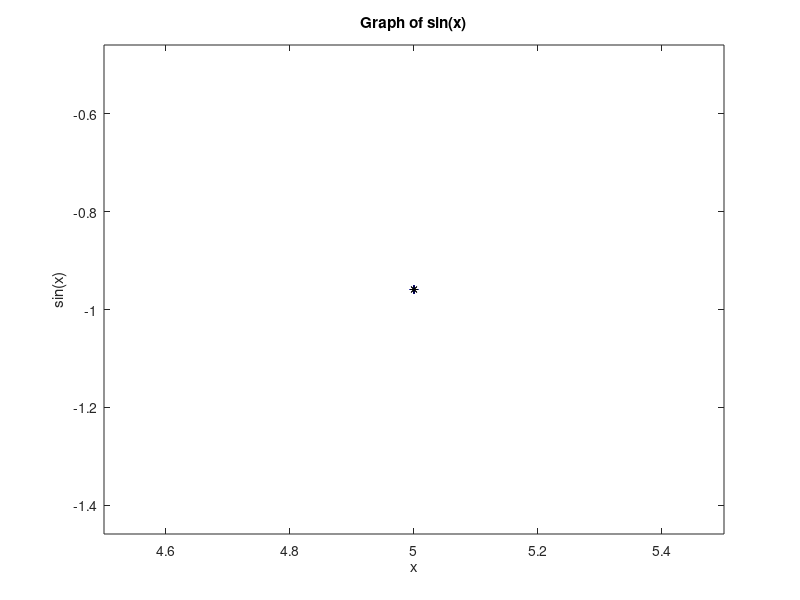

The MATLAB script that drew this image: (Note: this script raises an error after producing the figure.)
%% The first bloсk
%Text of first block
clear;
a=input('Enter the first number: ');
b=input('Enter the second number: ');
N=input('Enter the number of points: ');
x=linspace(a,b,N);
yVec=sin(x);
[maxY,indexOfMax]=max(yVec);
[minY,indexOfMin]=min(yVec);
grid on;
plot(x,yVec,'-b+',x(indexOfMin),yVec(indexOfMin),'k*',x(indexOfMax),yVec(indexOfMax),'k*');
xlabel('x');
ylabel('sin(x)');
title('Graph of sin(x)');
axis( [ min(x)-0.5, max(x)+0.5,min(yVec)-0.5, max(yVec)+0.5 ] );

%% The second block 
clear;
n=input('Enter the natural number: ');
if ~(isnumeric(n)&&(~isinf(n))&&(isscalar(n))&&isreal(n)&&(n==floor(n))&&(n>0))   %% поймать inf
    disp('The number is incorrect!');
else
% 1)
    oddVec=9:18:n;
    disp('Vector 1): ')
    if isempty(oddVec)
        disp('Empty');
    else
        disp(oddVec);
    end
% 2)
    aMat=repmat((1:n).',1,n);
    disp('Matrix 2): ');
    disp(aMat);
% 3)
    bMat=reshape([1:n*(n+1)],n+1,n).';
    disp('Matrix B 3): ');
    disp(bMat);
    cVec=reshape(bMat,[],1).';
    disp('Vector c 3): ');
    disp(cVec);
    nColB=size(bMat,2)-1;
    dMat=bMat(:,nColB:(nColB+1));
    disp('Matrix D 3): ');
    disp(dMat);

end


%% The third block
clear;
aMat=randi(100,7);
disp('The original matrix: ')
disp(aMat);
disp('The greatest diagonal''s element: ')
disp(max(diag(aMat)));
ratioMat=prod(aMat,2)./sum(aMat,2);
disp('Max ratio: ');
disp(max(ratioMat));
disp('Min ratio: ');
disp(min(ratioMat));
disp('Sorted matrix: ');
disp(sortrows(aMat));

%% The fourth block
clear;
n=input('Enter the number: ');
x=randi(10,1,n);
yVec=randi(10,1,n);
disp('Vector X:');
disp(x);
disp('Vector Y:'); 
disp(yVec);
disp('Final matrix: ');
disp( repmat(x.',1,n).*repmat(yVec,n,1) );

%% The fifth block
clear;
n=input('Enter the number: ');
if ~(isnumeric(n)&&isscalar(n)&&isfinite(n)&&isreal(n)&&(n>0)&&isprime(n))
    disp('Not prime! ');
else
    aMat=randi(50,n);
    bVec=(randi(1000,1,n)).';
    disp(aMat);
    disp(bVec);
    if abs(det(aMat))<eps
        disp('Degenerate matrix! ');
    else
        disp('The first way solution: ');
        x= aMat\ bVec;
        disp(x);
        disp('Discrepancy of the first solution: ');
        disp(norm(bVec-aMat*x,inf));
        disp('The second way solution: ');
        x= inv(aMat)*bVec;
        disp(x);
        disp('Discrepancy of the second solution: ');
        disp(norm(bVec-aMat*x,inf));
    end
end

%% The sixth block
clear;
n=input('Enter number of columns in a : ');
m=input('Enter number of columns in b: ');
aVec=randi(50, 1,n);
bVec=randi(40, 1,m);
disp(aVec);
disp(bVec);
%abs(aMax-bMin)
%abs(aMax-bMax)
%abs(aMin-bMin)
%abs(aMin-bMax)

%aMax=max(aVec);
%aMin=min(aVec);
%bMax=max(bVec);
%bMin=min(bVec);

disp( max( max( max( max( max( max( max(max(aVec)-min(bVec),min(bVec)-max(aVec)), max(aVec)-max(bVec)), max(bVec)-max(aVec)), min(aVec)-min(bVec)), min(bVec)-min(aVec)), min(aVec)-max(bVec)), max(bVec)-min(aVec)) ); 



%% The seventh block
clear;
format short;
n=input('Enter dimention : ');
k=input('Enter number of points: ');
rMat=randi(10,n,k);
disp(rMat);
rCopyMat=repmat(rMat,[1 1 k]);
r3dMat=permute(rCopyMat,[1 3 2]);
r3dMat=r3dMat-rCopyMat;
rSqarMat=permute(sum(r3dMat.^2,1),[1 3 2]);
rSqarMat=permute(rSqarMat,[3 2 1]);
rSqarMat=(rSqarMat(:,:,1));
disp(rSqarMat);

%% The eighth block
clear;
n=input('Enter the dimention: ');
nVec=0:(2^n-1);
disp('    Dec        Binary ')
disp(' -------- ----------------')
disp([nVec.', fliplr(de2bi(nVec,n))]);

%% Theninth block
clear;
format long;
n=20;
myTimeVec=zeros(1,n);
defTimeVec=zeros(1,n);

for v=1:n
    aMat=randi(100,v);
    bMat=randi(100,v);
    count=20;
    timeVec=1:count;
    for ind=1:count
        tic;
        aMat*bMat;
        timeVec(ind)=toc;
    end
    defTimeVec(v)=median(timeVec);
    for ind=1:count
        tic;
        my_multipy(aMat,bMat);
        timeVec(ind)=toc;
    end
    myTimeVec(v)=median(timeVec);
    clear aMat;
    clear bMat;
end

plot([1:n],defTimeVec,'-r*',[1:n],myTimeVec,'-gx');
xlabel('The size of the matrix');
ylabel('Time');
legend('Def','My');
title('Time of multipying');

%% The tenth block
clear;
xMat=[nan,1,2;nan,0,6;1,5,nan];
disp('The original matrix: ');
disp(xMat);
isNanMat=~isnan(xMat);
disp(nansum(xMat)./sum(isNanMat));


%% The eleventh block
clear;
format short;
n=input('Enter the number: ');
aVec=repmat(-5+10.*rand,1,n);
sigmaVec=repmat(sqrt(10.*rand),1,n);
nVec=aVec+sigmaVec.*randn(1,n);
is3sigma=( abs(nVec-aVec)./(3.*sigmaVec))<1;
disp(sum(is3sigma.')/n);

%% The twelveth block
clear;
h=.01;
xVec=[h:h:10];
yVec=sin(xVec)./xVec;   
figure(2)
plot(xVec,cumtrapz(xVec,yVec),'-r');
hold on;
plot(xVec,cumRectangles(xVec,yVec),'-g');
plot(xVec(1:2:size(xVec,2)),cumSimpsons(xVec,yVec),'-b');
xlabel('x');
ylabel('sin(x)/x');
legend('Trapz','Rect','Simpsons');
title('Graph of primitive sin(x)/x');
hold off;

clear xVec;
clear yVec;

n=input('Enter the number: ');
hVec=2.^(-1.*(1:n));
TrapzVec=1:n;
RectVec=1:n;
SimpVec=1:n;
timeTrapzVec=1:n;
timeRectVec=1:n;
timeSimpVec=1:n;
m=10;
timeEachVec=1:m;
integrEachVec=1:m;

for indH=1:n
    xVec=hVec(indH):hVec(indH):5;
    yVec=sin(xVec)./xVec; 
    for indTime= 1:m
        tic;
        integrEachVec(indTime)=trapz(xVec,yVec);
        timeEachVec(indTime)=toc;
    end
    timeTrapzVec(indH)=median(timeEachVec);
    TrapzVec(indH)=median(integrEachVec);
    
    for indTime= 1:m
        tic;
        integrEachVec(indTime)=rectangles(xVec,yVec);
        timeEachVec(indTime)=toc;
    end
    timeRectVec(indH)=median(timeEachVec);
    RectVec(indH)=median(integrEachVec);
    
    for indTime= 1:m
        tic;
        integrEachVec(indTime)=simpsons(xVec,yVec);
        timeEachVec(indTime)=toc;
    end
    
    timeSimpVec(indH)=median(timeEachVec);
    SimpVec(indH)=median(integrEachVec);
    clear xVec;
    clear yVec;
end


trapzErrorVec=diff(TrapzVec);
rectErrorVec=diff(RectVec);
simpsErrorVec=diff(SimpVec);
figure(3)
plot(log2(hVec(1:n-1)),trapzErrorVec,'-r');
hold on;
plot(log2(hVec(1:n-1)),rectErrorVec,'-g');
plot(log2(hVec(1:n-1)),simpsErrorVec,'-b');
xlabel('Step');
ylabel('Error');
legend('Trapz','Rect','Simpsons');
title('Graph of errors');
hold off;

figure(4)
plot(log2(hVec),timeTrapzVec,'-r');
hold on;
plot(log2(hVec),timeRectVec,'-g');
plot(log2(hVec),timeSimpVec,'-b');
xlabel('Step');
ylabel('Time');
legend('Trapz','Rect','Simpsons');
title('Time of counting');
hold off;




%% The thirteenth block
clear;
format longEng;
x=randi(7);
start=5;
final=60;
step=0.5;
hVec=exp(-[start:step:final]);
xVec=repmat(x,1,(final-start)/step+1);
difExecVec=cos(xVec);
difRtVec=(sin(xVec+hVec)-sin(xVec))./hVec;
difCentrVec=(sin(xVec+hVec)-sin(xVec-hVec))./(hVec.*2);
loglog(hVec,abs(difRtVec-difExecVec),'-r',hVec,abs(difCentrVec-difExecVec),'-b');
xlabel('log(h)');
ylabel('log(error)');
title('Error in numerical differentiation');
legend('Central','Right');
